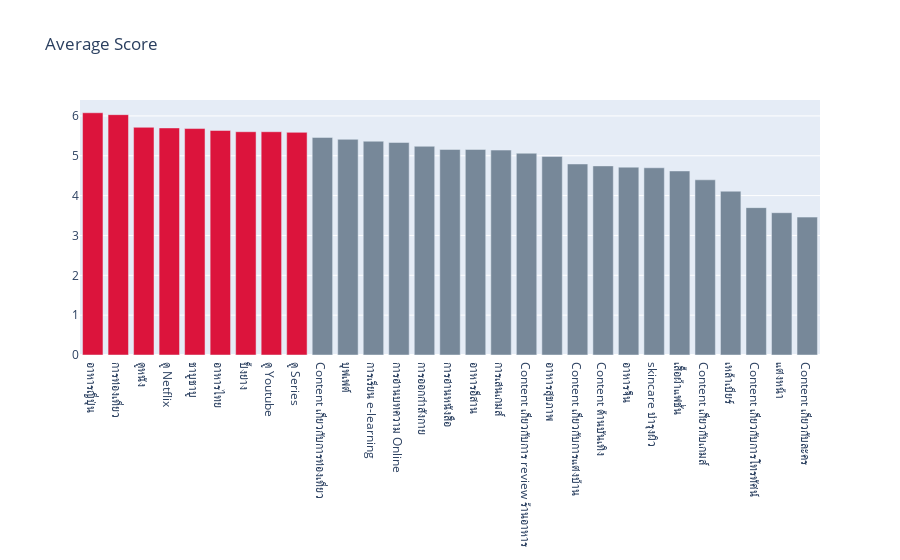

Notebook code cell kept with this figure:
### Markdown cell above
### What is the interesting for everyone?

### Code cell
Interest_data = Data.iloc[:,1:30]
Interest_data.columns = [i.replace('คุณมีความสนใจในสิ่งเหล่านี้มากน้อยเพียงใด [','').replace(']','') for i in Interest_data.columns]
Interest_data_stack = Interest_data.stack().reset_index().iloc[:,1:]
Interest_data_stack.columns = ['Interest','Score']
Interest_data_average = Interest_data_stack.groupby('Interest').mean().reset_index()
Interest_data_average = Interest_data_average.sort_values('Score',ascending=False)
Interest_data_average['Color'] = 'lightslategray'
Color = list(Interest_data_average['Color'])
Color[0:9] = ['crimson']*9
Interest_data_average['Color'] = Color
fig = go.Figure(data=[go.Bar(
                x=Interest_data_average['Interest']
                , y= Interest_data_average['Score']
                , marker_color = Interest_data_average['Color']
)])
fig.update_layout(title_text='Average Score')

### Figure 1 — Plotly figure (JSON) as saved in the notebook; plotly's stock layout.template omitted (floating-point values rounded to 4 significant figures)
{"data": [{"marker": {"color": ["crimson", "crimson", "crimson", "crimson", "crimson", "crimson", "crimson", "crimson", "crimson", "lightslategray", "lightslategray", "lightslategray", "lightslategray", "lightslategray", "lightslategray", "lightslategray", "lightslategray", "lightslategray", "lightslategray", "lightslategray", "lightslategray", "lightslategray", "lightslategray", "lightslategray", "lightslategray", "lightslategray", "lightslategray", "lightslategray", "lightslategray"]}, "type": "bar", "x": ["อาหารญี่ปุ่น", "การท่องเที่ยว", "ดูหนัง", "ดู Netflix", "ชาบูชาบู", "อาหารไทย", "ปิ้งย่าง", "ดู Youtube", "ดู Series", "Content เกี่ยวกับการท่องเที่ยว", "บุฟเฟต์", "การเรียน e-learning", "การอ่านบทความ Online", "การออกกำลังกาย", "การอ่านหนังสือ", "อาหารอีสาน", "การเล่นเกมส์", "Content เกี่ยวกับการ review ร้านอาหาร", "อาหารสุขภาพ", "Content เกี่ยวกับการแต่งบ้าน", "Content ด้านบันเทิง", "อาหารจึน", "skincare บำรุงผิว", "เสื้อผ้าแฟชั่น", "Content เกี่่ยวกับเกมส์", "เหล้าเบียร์", "Content เกี่ยวกับการโทรทัศน์", "แต่งหน้า", "Content เกี่ยวกับละคร"], "y": [6.079, 6.032, 5.714, 5.698, 5.683, 5.635, 5.603, 5.603, 5.587, 5.46, 5.413, 5.365, 5.333, 5.238, 5.159, 5.159, 5.143, 5.063, 4.984, 4.794, 4.746, 4.714, 4.698, 4.619, 4.397, 4.111, 3.698, 3.571, 3.46]}], "layout": {"title": {"text": "Average Score"}}}
